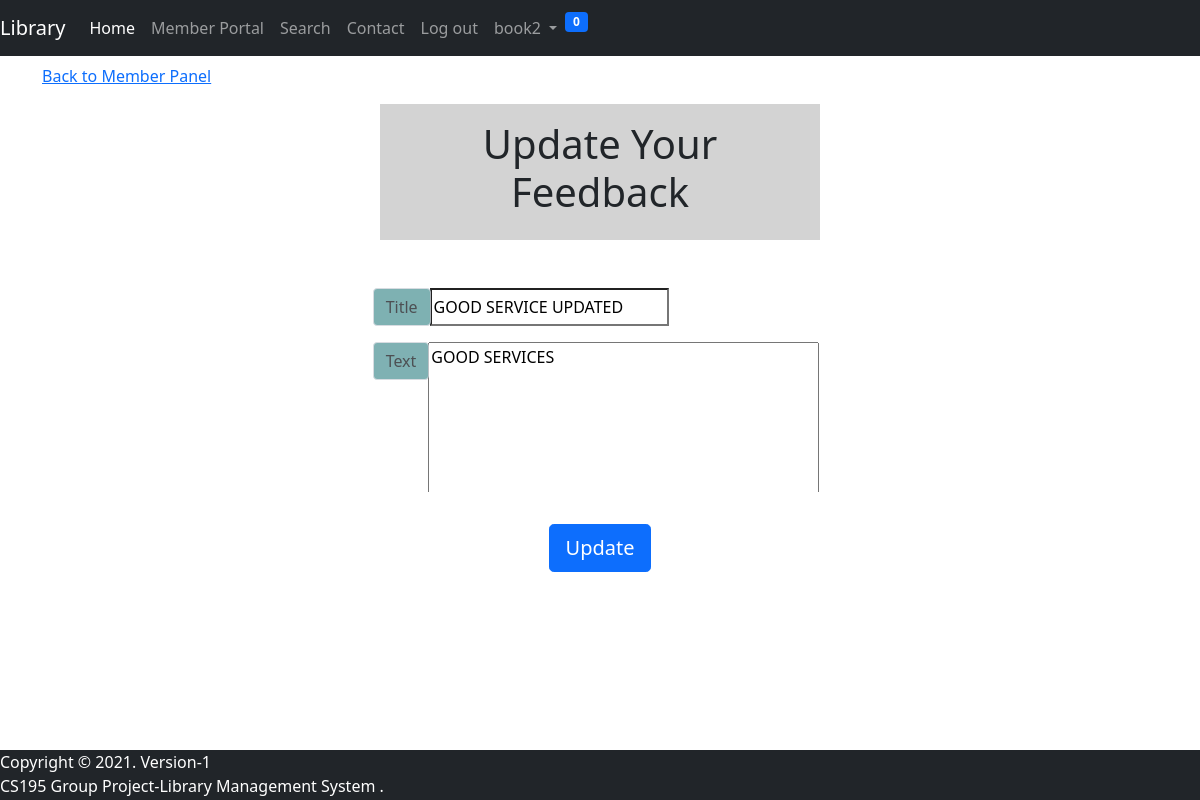
The page /feedback/update/1 (signed in) on the database its author committed.
### library/models.py (models this page shows, shortened)
class Feedbacks(models.Model):
    member=models.ForeignKey(LibraryMember, null=False, on_delete=models.CASCADE)
    feedback_title=models.CharField(_('Feedback Title'), max_length=255, default='NoFeedbackTitle')
    feedback_content=models.TextField(_('Feedback'), max_length=2000, default='NoFeedback')
    feedback_datetime=models.DateTimeField(_('Feedbak Datetime'), auto_now_add=True, null=True)
    obs=models.BooleanField(_('OBS'), default=True)

### library/views.py (the view)
# urls.py: path('feedback/update/<int:feedback_id>', views.updateFeedback),
@login_required(login_url='/login/')
def updateFeedback(request, feedback_id):
    feedback=Feedbacks.objects.get(id=feedback_id)
    if request.method=='POST':
        form=FeedbackForm(request.POST, instance=feedback)
        if form.is_valid():
            form.save()
            messages.success(request,'Feedback has been updated!')
            return redirect('/memberpanel/')
    else:
        form=FeedbackForm(instance=feedback)
    context={
        'form':form,
        'feedback': feedback
    }
    return render(request,"library/updatefeedback.html", context)

### library/forms.py
class FeedbackForm(forms.ModelForm):
    feedback_title=forms.CharField(max_length=255)
    feedback_content=forms.Textarea()
    class Meta:
        model=Feedbacks
        fields = ['feedback_content', 'feedback_title']

### library/templatetags/custom_tags.py (called while the page is built)
@register.inclusion_tag('library/show_notifications.html', takes_context=True)
def show_notifications(context):
    request_user = context['request'].user
    member=LibraryMember.objects.get(user=request_user)
    notifications = Notification.objects.filter(
        to_member=member).exclude(user_has_seen=True).order_by('-date')
    return {'notifications': notifications}

### library/templates/library/updatefeedback.html (shortened to what this page needs)
{% load static %}
<!DOCTYPE html>
<html lang="en">
<head>
    <link href="https://cdn.jsdelivr.net/npm/bootstrap@5.1.1/dist/css/bootstrap.min.css" rel="stylesheet"
>
    <link rel="stylesheet" href="https://use.fontawesome.com/releases/v5.6.1/css/all.css"
>
</head>
<body>
    {% include 'library/includes/navbar.html' %}
    <div class="container">
    <a href="/memberpanel/">Back to Member Panel</a>
        <section class="pageheader">
        <div class="card-body mx-auto">
        <h1 class="text-center">Update Your Feedback</h1>
        </div>
        </section>
        <section class="row1">
        <form method="POST" action="">
            <div class="input-group mb-3">
                <div class="input-group-append">
                    <span class="input-group-text">Title</span>
                </div>
                {{form.feedback_title}}
            </div>
            <div class="input-group mb-3">
                <div class="input-group-append">
                    <span class="input-group-text">Text</span>
                </div>
                <div class ="div">
                {{form.feedback_content}}
            </div>
            </div>
            </section>
            <div class="d-flex justify-content-center mt-3 login_container">
                <input class="btn login_btn btn btn-primary btn-lg" type="submit" value="Update">
            </div>
    </div>
    {% include 'library/includes/footer-mini.html' %}
</body>
</html>

### library/templates/library/includes/navbar.html (shortened to what this page needs)
{% load custom_tags %}
<nav class="navbar navbar-expand-lg navbar-dark bg-dark fixed-top">
    <a class="navbar-brand" href="/home/">Library</a>
    <div class="collapse navbar-collapse" id="navbarNavAltMarkup">
        <div class="navbar-nav ml-auto">
            <ul class="navbar-nav me-auto mb-2 mb-lg-0">
                <li class="nav-item">
                    <a class="nav-item nav-link active" href="/home/">Home</a>
                </li>
                {% if request.user.groups.all.0.name == "member" %}
                <li class="nav-item">
                    <a class="nav-item nav-link" href="/memberpanel/">Member Portal</a>
                </li>
                {% endif %}
                <li class="nav-item">
                    <a class="nav-item nav-link" href="/searchbooks/">Search</a>
                </li>
                <li class="nav-item">
                    <a class="nav-item nav-link" href="/contact/">Contact</a>
                </li>
                {% if user.is_authenticated %}
                <li class="nav-item">
                    <a class="nav-item nav-link" href="/logout/">Log out</a>
                </li>
                {% else %}
                <li class="nav-item">
                    <a class="nav-item nav-link" href="/login/">Login</a>
                </li>
                {% endif %}
                {% if user.is_authenticated %}
                {% if request.user.groups.all.0.name == "member" %}
                <li class="nav-item dropdown">
                    <a class="nav-link dropdown-toggle" href="#" id="navbarDropdown" role="button"
                        data-bs-toggle="dropdown" aria-expanded="false">
                        {{request.user.username}}
                    </a>
                </li>
                <li class="nav-item">
                    {% show_notifications %}
                </li>
                {% endif %}
                {% endif %}
        </div>
    </div>
</nav>

### library/templates/library/updatefeedback.html (style rules this page uses)
.container { margin-top: 4rem; }
.card-body { margin-top: 1rem; background: LightGray; width: 27.5rem; display: flex; flex-direction: row; flex-wrap: wrap; margin-bottom: 3rem; justify-content: center; align-items: flex-start; }
.row1 { display: flex; flex-direction: row; margin-top: 1rem; justify-content: center; align-items: flex-start; margin-right: .5rem; }
.input-group-text { background: CadetBlue; opacity: 0.8; }
.div { max-height: 150px; overflow: auto; }

### library/templates/library/includes/navbar.html (style rules this page uses)
.dropdown { position: relative; display: inline-block; }

### rows shown on the page
Feedbacks: feedback_title "GOOD SERVICE UPDATED", feedback_content "GOOD SERVICES"

### other values the page prints
{{ request.user.username }} "book2"
{{ notifications.count }} "0"
